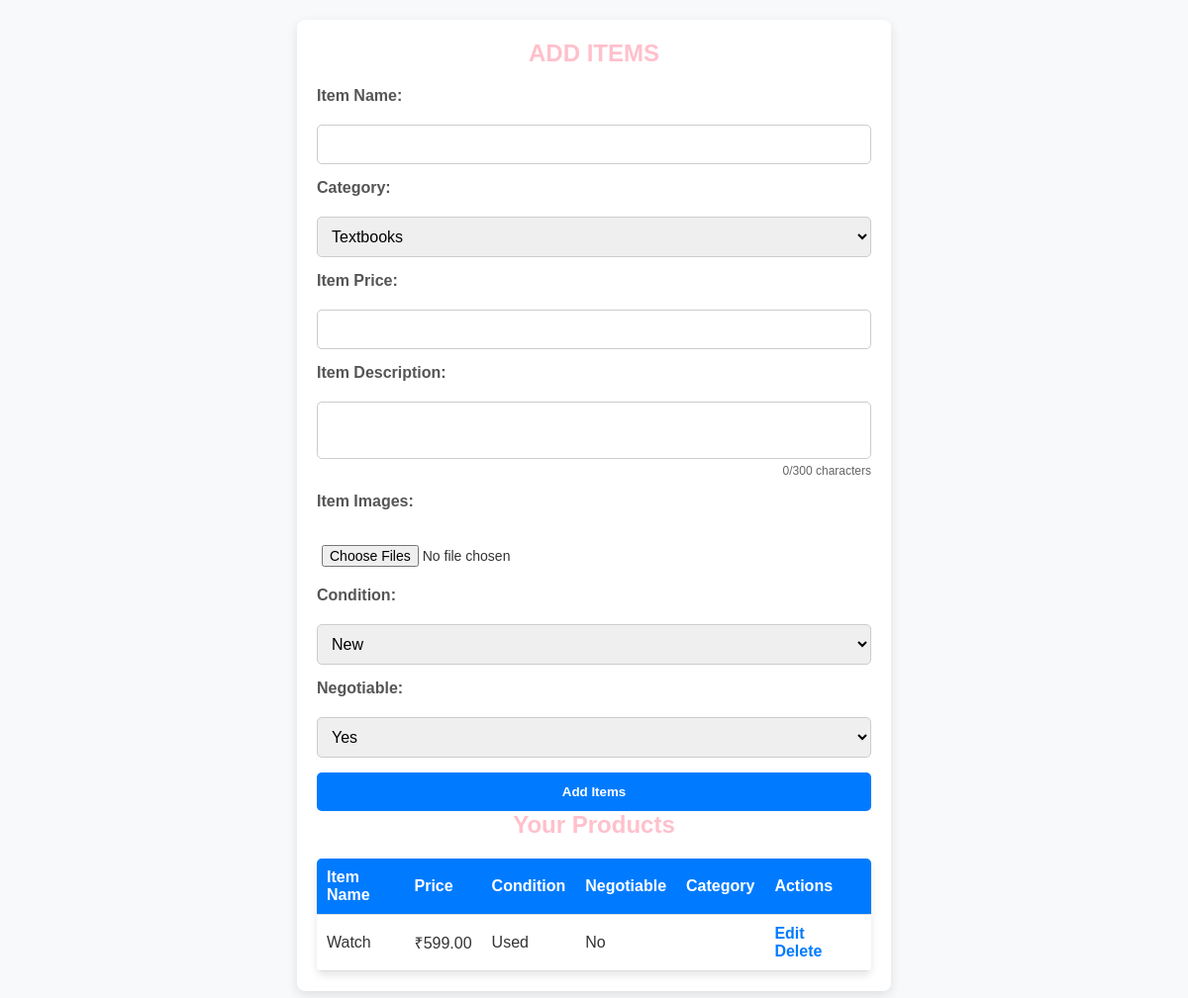
The page /become_seller.php (signed in) on the database its author committed.
### tables this page shows
CREATE TABLE `products` (
  `id` int(11) NOT NULL,
  `seller_id` int(11) NOT NULL,
  `name` varchar(255) NOT NULL,
  `image` varchar(500) DEFAULT NULL,
  `price` decimal(10,2) NOT NULL,
  `description` text NOT NULL,
  `created_at` timestamp NOT NULL DEFAULT current_timestamp(),
  `Item_Condition` enum('New','Used') NOT NULL DEFAULT 'Used',
  `negotiable` enum('Yes','No') DEFAULT 'No',
  `category` varchar(255) NOT NULL,
  `category_id` int(11) DEFAULT NULL
);

### become_seller.php (the view, shortened to what this page needs)
<?php
include 'config.php';
$user_id = $_SESSION['user_id'];
$productsQuery = "SELECT * FROM products WHERE seller_id = $user_id";
$productsResult = mysqli_query($conn, $productsQuery);
$categories = [
    'Textbooks',
    'Electronics',
    'Stationery',
    'Clothing',
    'Sports Equipment',
    'Furniture',
    'Bikes',
    'Kitchen Appliances',
    'Personal Care',
    'Toys and Games'
];
?>
<!DOCTYPE html>
<html lang="en">
<head>
    <link rel="stylesheet" href="Styles/become_seller.css">
</head>
<body>
    <div class="seller-container">
        <h2>ADD ITEMS</h2>
        <form action="become_seller.php" method="POST" enctype="multipart/form-data">
            <label for="product_name">Item Name:</label>
            <input type="text" name="product_name" id="product_name" required>
            <label for="category">Category:</label>
            <select name="category" id="category" required>
                <?php foreach ($categories as $category): ?>
                    <option value="<?php echo $category; ?>"><?php echo $category; ?></option>
                <?php endforeach; ?>
            </select>
            <label for="product_price">Item Price:</label>
            <input type="number" name="product_price" id="product_price" required>
            <label for="product_description">Item Description:</label>
            <textarea name="product_description" id="product_description" maxlength="300" required
                oninput="updateCharCount()"></textarea>
            <p id="char_count">0/300 characters</p>
            <label for="product_images">Item Images:</label>
            <input type="file" name="product_images[]" id="product_images" multiple required>
            <label for="condition">Condition:</label>
            <select name="Item_Condition" id="condition">
                <option value="New">New</option>
            </select>
            <label for="negotiable">Negotiable:</label>
            <select name="negotiable" id="negotiable">
                <option value="Yes">Yes</option>
            </select>
            <button type="submit">Add Items</button>
        </form>
        <h2>Your Products</h2>
        <table>
            <thead>
                <tr>
                    <th>Item Name</th>
                    <th>Price</th>
                    <th>Condition</th>
                    <th>Negotiable</th>
                    <th>Category</th>
                    <th>Actions</th>
                </tr>
            </thead>
            <tbody>
                <?php while ($product = mysqli_fetch_assoc($productsResult)): ?>
                    <tr>
                        <td><?php echo htmlspecialchars($product['name']); ?></td>
                        <td>&#8377;<?php echo htmlspecialchars($product['price']); ?></td>
                        <td><?php echo htmlspecialchars($product['Item_Condition']); ?></td>
                        <td><?php echo htmlspecialchars($product['negotiable']); ?></td>
                        <td><?php echo htmlspecialchars($product['category']); ?></td>
                        <td>
                            <a href="edit_product.php?id=<?php echo $product['id']; ?>">Edit</a>
                            <a href="?action=delete&id=<?php echo $product['id']; ?>"
                                onclick="return confirm('Are you sure you want to delete this product?')">Delete</a>
                        </td>
                    </tr>
                <?php endwhile; ?>
            </tbody>
        </table>
    </div>
</body>
</html>

### Styles/become_seller.css (style rules this page uses)
* { margin: 0; padding: 0; box-sizing: border-box; font-family: Arial, sans-serif; }
body { background-color: #f8f9fa; display: flex; align-items: center; justify-content: center; min-height: 100vh; color: #333; }
.seller-container { width: 90%; max-width: 600px; background-color: #ffffff; box-shadow: 0px 4px 12px rgba(0, 0, 0, 0.1); padding: 20px; border-radius: 8px; margin: 20px; }
h2 { color: pink; text-align: center; margin-bottom: 20px; }
form { display: flex; flex-direction: column; gap: 15px; }
label { font-weight: bold; margin-bottom: 5px; color: #555; }
input[type="text"], input[type="number"], select, textarea { width: 100%; padding: 10px; border: 1px solid #ccc; border-radius: 5px; font-size: 16px; }
textarea { resize: none; }
#char_count { font-size: 12px; color: #666; text-align: right; margin-top: -10px; }
input[type="file"] { font-size: 14px; margin-top: 10px; padding: 5px; }
button[type="submit"] { background-color: #007bff; color: #fff; font-weight: bold; border: none; padding: 12px; border-radius: 5px; cursor: pointer; transition: background-color 0.3s ease; }
form select { cursor: pointer; }
table { width: 100%; border-collapse: collapse; margin-top: 20px; border-radius: 5px; overflow: hidden; box-shadow: 0px 4px 8px rgba(0, 0, 0, 0.1); }
table thead { background-color: #007bff; color: #ffffff; }
table th, table td { padding: 10px; text-align: left; font-size: 16px; border-bottom: 1px solid #ddd; }
table a { color: #007bff; text-decoration: none; font-weight: bold; margin-right: 10px; transition: color 0.2s ease; }

### rows shown on the page
products: name "Watch", price "599.00", Item_Condition "Used", negotiable "No"

### other values the page prints
form field category "Textbooks"
